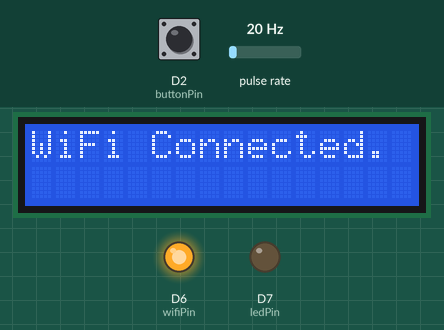
Simulated run of this sketch. Board: ESP8266 (NodeMCU). On the bench: 16×2 character LCD, output pins drawn as LEDs (lit = HIGH). Wiring (inferred from the names in the program): pulse sensor: data D3. Dashed ring = blinking. The test bench sets the inputs (shaded band); at power-on: pulse rate 20 Hz, D2 (buttonPin) LOW. WiFi joins after 1.5 s; servers stay silent unless stated; uploads are accepted with an empty reply; what the sketch prints to the serial monitor is not drawn.

Above: at 5.7 s.
At 11.2 s:
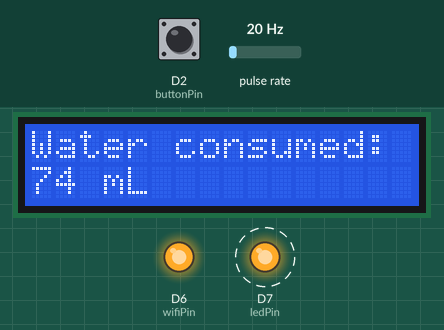
11.3 s: pulse rate set to 100 Hz
At 11.77 s:
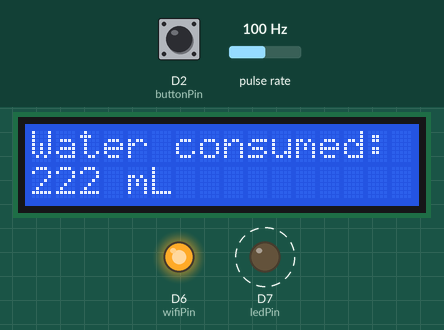
14.3 s: pulse rate set to 4 Hz
At 15.2 s:
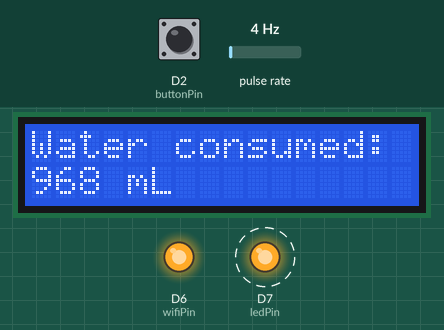
17.3 s: pulse rate set to 150 Hz
At 20.3 s:
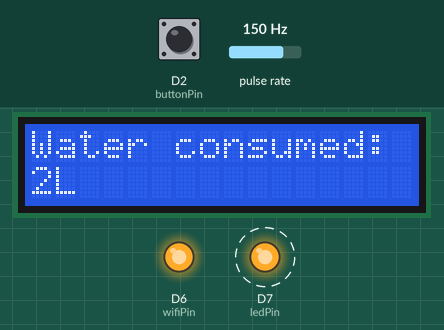
Timing chart, 0 to 26.3 s (numbered marks = the images above; inputs shaded):
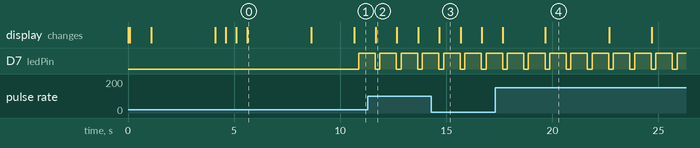

Measured:
- after the input at 14.3 s, the display: changes after 0.37 s (image 3)
- after the input at 17.3 s, the display: first differs from a run without the input after 2.4 s (image 4)
- by itself, D7 (ledPin): alternates HIGH for 0.78 s and LOW for 0.22 s
- what the display in image 0 shows lasts 3.0 s, from 5.6 s to 8.6 s
- what the display in image 2 shows lasts 1.0 s, from 11.7 s to 12.7 s

The sketch:

Smart_water_meter.ino
```cpp
#include <Arduino.h>
#include <ESP8266HTTPClient.h>
#include <ESP8266WiFi.h>
#include <LiquidCrystal_I2C.h>
#include <Wire.h>

LiquidCrystal_I2C lcd(0x27,16,2);           //declaring LiquidCrystal_I2C object lcd with i2c address of 0x27 and colums of 16 and rows of 2
/**************************************/
const char* ssid = "My SSID";               // name of your wifi ssid
const char* pwd = "My Password";            // password for your wifi
const int buttonPin = D2;                   // this the pin where the interrupt will occur at
const int ledPin = D7;                      // status led pin
const int wifiPin = D6;                     // indication for a successfull wifi connection
byte sensorInterrupt = 0;                   // 0=digital pin 2
//////////////////////////////////////////
float calibrationFactor = 4.5 ;             // calibration factor for our sensor. You have to tune this value properly for a better outcome
volatile byte pulseCount;                   // volatile variable for ISR
float flowRate;
unsigned int flowMilliLitres;
unsigned long totalMilliLitres,tempTotal = 0,tempUpdate = 0;
unsigned long oldTime;

uint8_t count = 0;
/**************************************/
void setup()
{
  Serial.begin(115200);                     // Starting serial port @115200 baud per second
  delay(10);
  Wire.begin(D4,D3);                        // (SDA, SCL) Initializing Inter-Integrated Circuit communication through Wire library
  pinMode(buttonPin, INPUT);
  pinMode(ledPin, OUTPUT);
  pinMode(wifiPin, OUTPUT);
  lcd.init();                               // initializing lcd module using init() method
  lcd.backlight();                          // enabling led backlight
  lcd.setCursor(0,0);                       // setting cursor @(0,0) position it is a 16 columns 2 line display
  delay(1000);
  lcd.print("Connecting To..");
  lcd.setCursor(0,1);
  lcd.print(ssid);
  delay(3000);
  WiFi.begin(ssid,pwd);                      // initializing wifi
  lcd.clear();
  lcd.setCursor(0,0);
  while (WiFi.status() != WL_CONNECTED)      // execution remain capped in this loop until node module connect with the wifi and print a '.' in lcd
  {
    delay(500);
    lcd.print(".");
  }
  lcd.clear();
  lcd.setCursor(0,0);
  lcd.print("WiFi Connected.");
  digitalWrite(wifiPin, HIGH);
  delay(3000);
  lcd.clear();
  lcd.setCursor(0,0);
  lcd.print("Water consumed:");
  lcd.setCursor(0,1);
  lcd.print("0 mL");
  delay(1000);
  pulseCount = 0;
  flowRate = 0.0;
  flowMilliLitres = 0 ;
  totalMilliLitres = 0 ;
  oldTime = 0 ;
  digitalWrite(buttonPin, HIGH);
  attachInterrupt(digitalPinToInterrupt(buttonPin),pulseCounter,RISING);    // starting interrupt @pin(D2) on RISING event and calling ISR pulseCounter
}

void loop(){
    if(( millis() - oldTime)> 1000)                                         // check if already 1 second is over
    {
      detachInterrupt(sensorInterrupt);                                     // disable interrupt
      digitalWrite(ledPin, LOW);
      count++;
      flowRate = (( 1000.0 / ( millis() - oldTime)) * pulseCount) / calibrationFactor;
      oldTime = millis();
      flowMilliLitres = (flowRate / 60 ) * 1000 ;
      totalMilliLitres += flowMilliLitres;
      unsigned int frac;
      frac = (flowRate - int(flowRate)) * 10 ;
      pulseCount = 0 ;
      if(tempTotal != totalMilliLitres)
      {
        tempTotal = totalMilliLitres;
        if(tempTotal < 1000)
        {
          lcd.clear();
          lcd.setCursor(0,0);
          lcd.print("Water consumed:");
          lcd.setCursor(0,1);
          lcd.print((String)tempTotal);
          lcd.print(" mL");
        }
        else
        {
          lcd.clear();
          lcd.setCursor(0,0);
          lcd.print("Water consumed:");
          lcd.setCursor(0,1);
          lcd.print((String)(tempTotal/1000));
          lcd.print("L");
        }
        //Serial.println(count);
        if(count > 25 || count < 35)
        {
          HTTPClient http;                                                                    // declaring HTTPClient object http
          String url = "http://192.168.43.199/bengal_hackers/fakewifidata.php?id=354321";     // the url to communicate with server
          url += "&temp=";
          if(tempUpdate != tempTotal)
          {
            unsigned long recentUsage = tempTotal - tempUpdate;
            url += (String)recentUsage;
            Serial.println(recentUsage);
            url+="&area=Haldiram";
            tempUpdate = tempTotal;
            Serial.println(url);
            http.begin(url);                                                                  // begining http object using begin() method with url
            int httpCode = http.GET();                                                        // sending HTTP header, a GET requset to the server with parameter id,area and usage as temp
            if(httpCode > 0)                                                                  // code for respoce handling
            {
              Serial.printf("[HTTP] GET...code: %d\n", httpCode);
              if(httpCode == HTTP_CODE_OK)
              {
                String payload = http.getString();
                Serial.println(payload);
                digitalWrite(ledPin, HIGH);
              }
              else
              {
                Serial.printf("[HTTP] GET... failed, error: %s\n", http.errorToString(httpCode).c_str());
              }
            }
          }
          //digitalWrite(ledPin, HIGH);
          http.end();
          count = 0;
        }
      }
      attachInterrupt(sensorInterrupt,pulseCounter,FALLING);                                 // enabling the interrupt again
    }
}

ICACHE_RAM_ATTR void pulseCounter() {                                                         // The ISR
    //Increment the pulse counter
    pulseCount ++;
}
```
